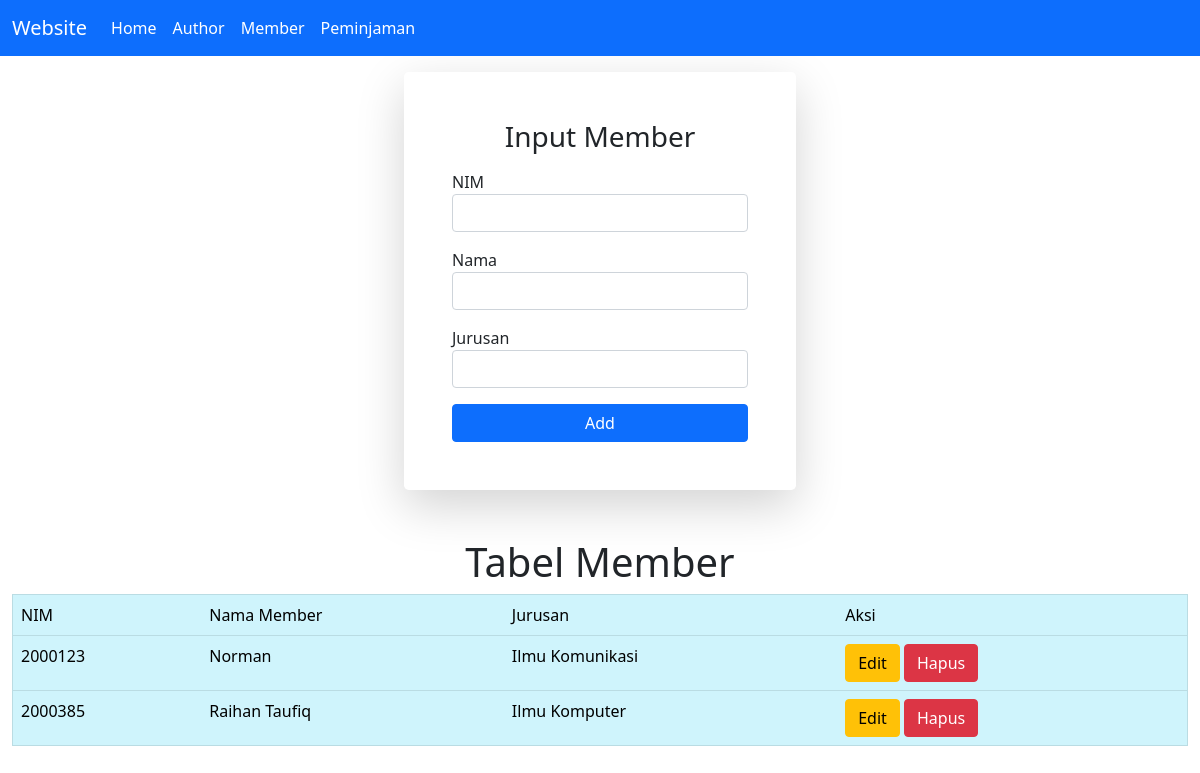
The page /member.php on the database its author committed.
### tables this page shows
CREATE TABLE `member` (
  `nim` varchar(50) NOT NULL,
  `nama` varchar(100) NOT NULL,
  `jurusan` varchar(100) NOT NULL
);

### conf.php (called while the page is built)
<?php
$db_host = "localhost";
$db_user = "root";
$db_pass = "";
$db_name = "db_perpustakaan";
?>

### includes/DB.class.php (called while the page is built, shortened)
<?php
class DB
{
    var $db_host = "";
    var $db_user = "";
    var $db_pass = "";
    var $db_name = "";
    var $db_link = "";
    var $result = 0;
    function DB($db_host = '', $db_user = '', $db_pass = '', $db_name = '')
    {
        $this->db_host = $db_host;
        $this->db_user = $db_user;
        $this->db_pass = $db_pass;
        $this->db_name = $db_name;
    }
    function open()
    {
        $this->db_link = mysqli_connect($this->db_host, $this->db_user, $this->db_pass, $this->db_name);
    }
    function execute($query = "")
    {
        $this->result = mysqli_query($this->db_link, $query);
        return $this->result;
    }
    function getResult()
    {
        return mysqli_fetch_array($this->result);
    }
}
?>

### includes/Member.class.php (called while the page is built, shortened)
<?php
class Member extends DB {
    function getMember() {
        $query = "SELECT * FROM member";
        return $this->execute($query);
    }
}

### member.php (the view, shortened to what this page needs)
<?php
include("conf.php");
include("includes/DB.class.php");
include("includes/Member.class.php");
$member = new Member($db_host, $db_user, $db_pass, $db_name);
$member->open();
$member->getMember();
$data = null;
while (list($nim, $nama, $jurusan) = $member->getResult()) {
    $data .= "<tr>
            <td>" . $nim . "</td>
            <td>" . $nama . "</td>
            <td>" . $jurusan . "</td>
            <td>
            <a href='member.php?nim_edit=" . $nim .  "' class='btn btn-warning''>Edit</a>
            <a href='member.php?nim_hapus=" . $nim . "' class='btn btn-danger''>Hapus</a>
            </td>
            </tr>";
}
if (!empty($_GET['nim_edit'])) {
    $nim = $_GET['nim_edit'];
    $member->getMember_byNIM($nim);
    list($nim, $nama, $jurusan) = $member->getResult();
    $data_judulForm = 'Edit Member';
    $data_inputNIM = '<input readonly type="text" class="form-control" name="tnim" value="'.$nim.'" required />';
    $data_inputNama = '<input type="text" class="form-control" name="tnama" value="'.$nama.'" required />';
    $data_inputJurusan = '<input type="text" class="form-control" name="tjurusan" value="'.$jurusan.'" required />';
    $data_tombol = '<button type="submit" name="edit" class="btn btn-success w-100">Edit</button>
                    <a href="member.php" class="btn btn-outline-secondary w-100 mt-2">Cancel</a>';
}else{
    $data_inputNIM = '<input type="text" class="form-control" name="tnim" required />';
    $data_inputNama = '<input type="text" class="form-control" name="tnama" required />';
    $data_inputJurusan = '<input type="text" class="form-control" name="tjurusan" required />';
    $data_tombol = '<button type="submit" name="add" class="btn btn-primary w-100">Add</button>';
}

### rows shown on the page
member: nim "2000123", nama "Norman", jurusan "Ilmu Komunikasi"
member: nim "2000385", nama "Raihan Taufiq", jurusan "Ilmu Komputer"

### other values the page prints
$this->content "Website Home Author Member Peminjaman Input Member NIM Nama Jurusan Tabel Member NIM Nama Member Jurusan Aksi"
